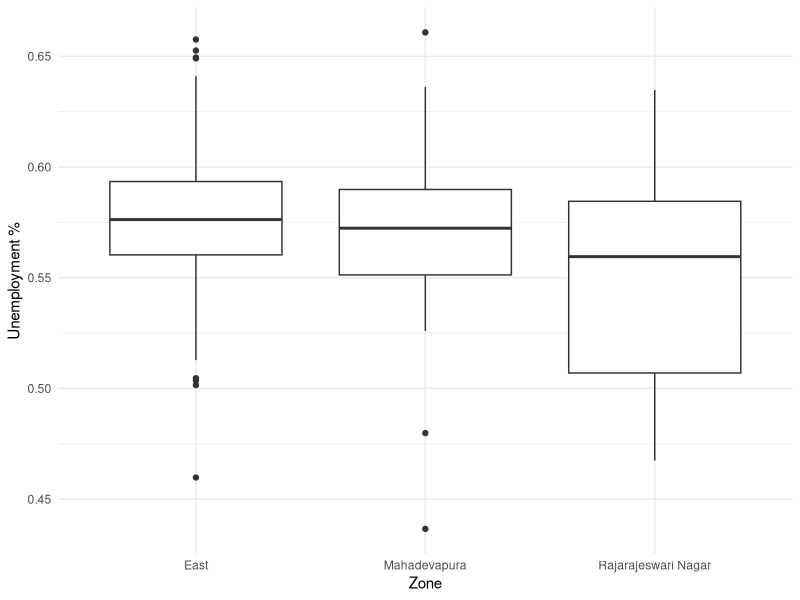
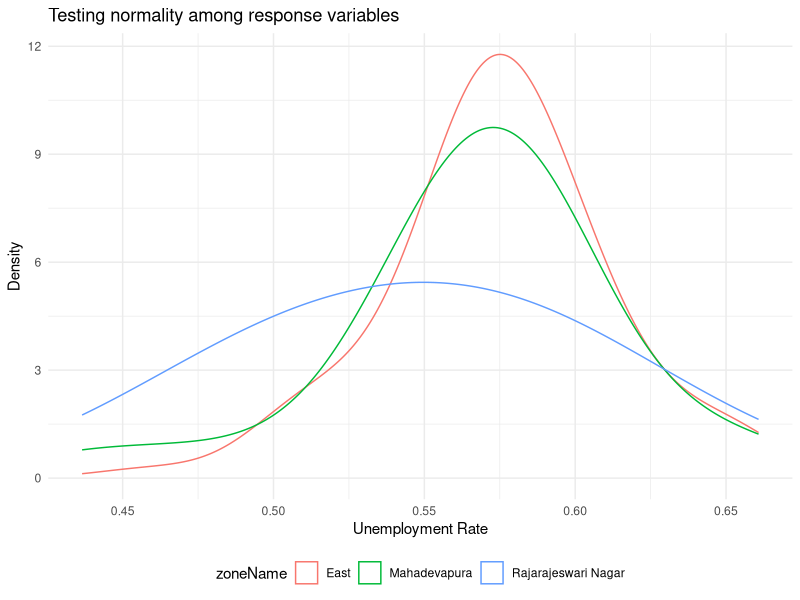
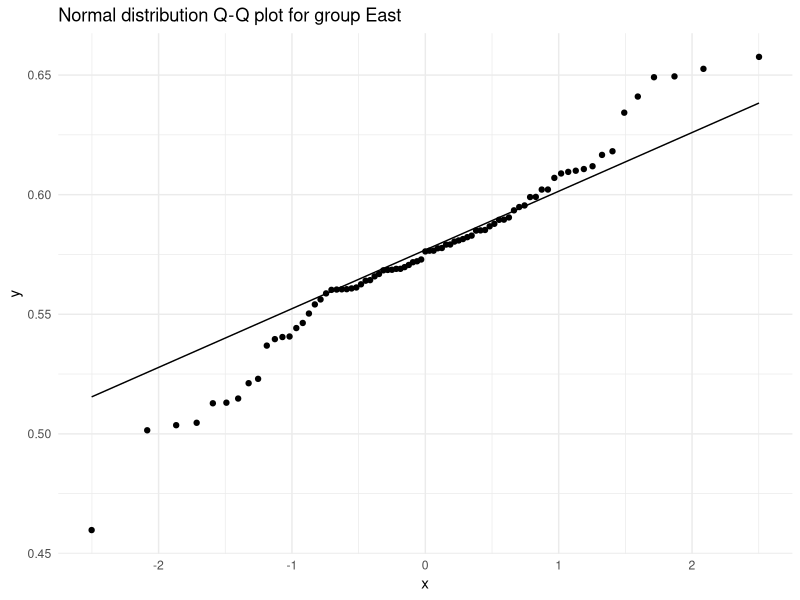
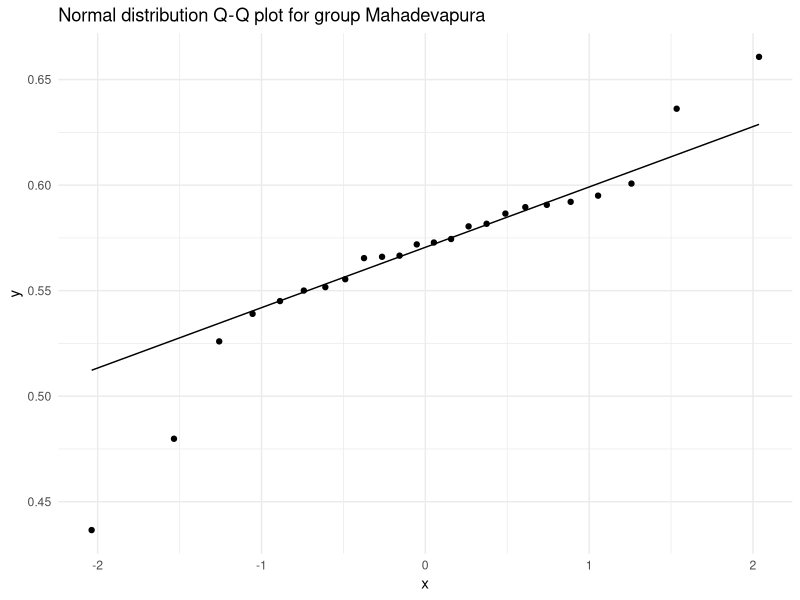
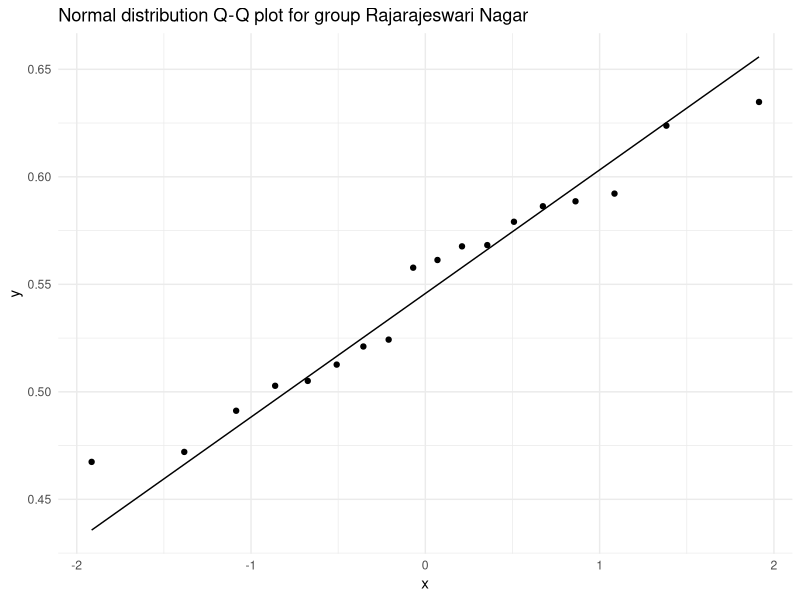
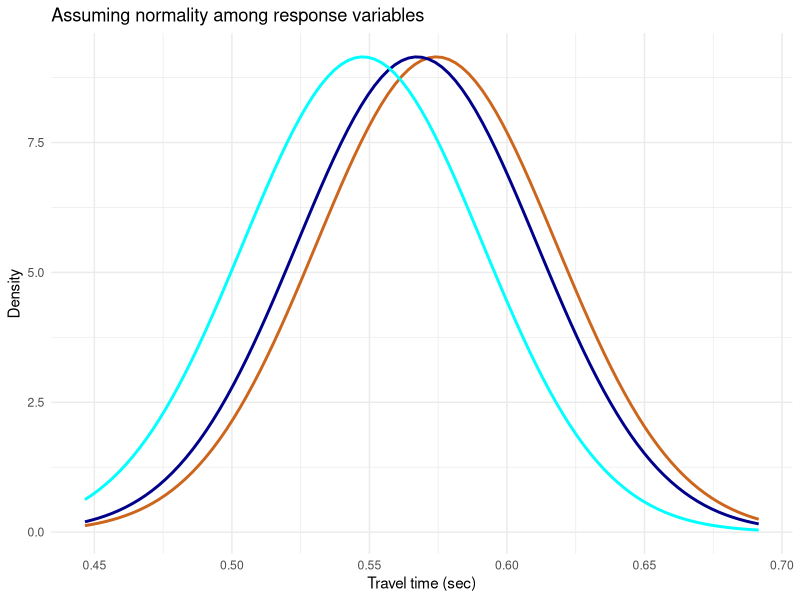
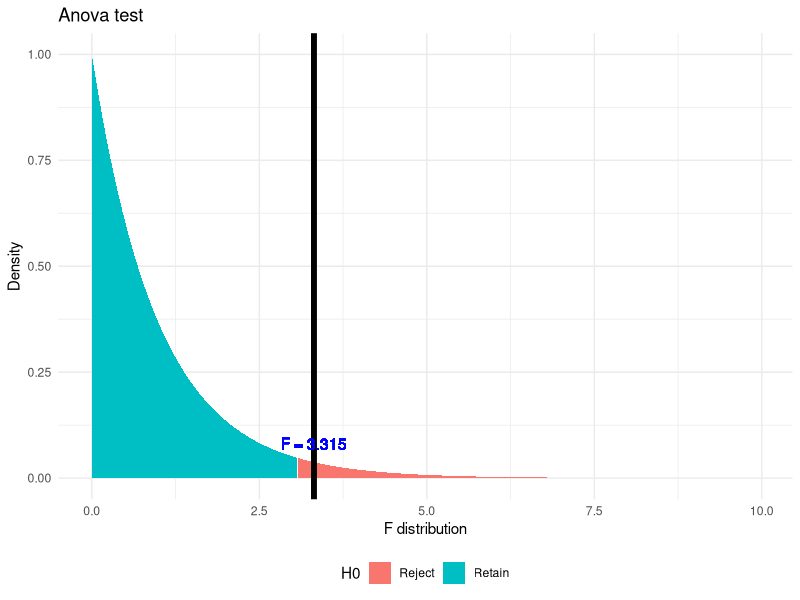
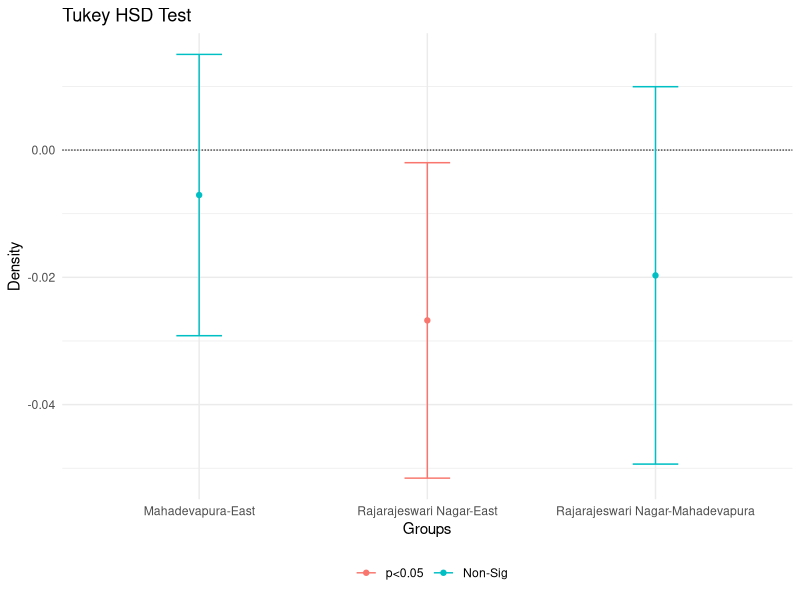

Generate these figures, in order, with R:
## ---- chunk 1
knitr::opts_chunk$set(
	echo = FALSE,
	message = FALSE,
	warning = FALSE
)
## ---- chunk 2
setwd("C:/Users/achyuthuni.harsha/Documents/IIMB")
library(tidyverse)
library(e1071)
unemployment <- read_csv('Unemployment_Rate_Bengaluru_ason_01-03-2011_1.csv')
colnames(unemployment) <- c('cityName', 'zoneName', 'wardName', 'wardNo', 'unemployed.no', 'employed.no', 'total.labour')
unemployment <- unemployment %>% mutate(rate = unemployed.no/total.labour) %>% filter(zoneName %in% c('East', 'Mahadevapura', 'Rajarajeswari Nagar'))
dplyr::sample_n(unemployment, 5)
## ---- chunk 3
ggplot(unemployment, aes(x=zoneName, y= rate, group = zoneName)) + 
  geom_boxplot() +
  labs(x='Zone', y='Unemployment %') + 
  theme_minimal()
## ---- chunk 4
data.summary <- unemployment %>% 
  rename(group = zoneName) %>% 
  group_by(group) %>% 
  summarise(count = n(), 
            mean = mean(rate),
            sd = sd(rate),
            skewness = skewness(rate),
            kurtosis = kurtosis(rate))
data.summary
## ---- chunk 5
ggplot() + 
  geom_density(data=unemployment, aes(x=rate, group=zoneName, color=zoneName), adjust=2) +
  labs(x = 'Unemployment Rate', y='Density',  title = 'Testing normality among response variables') +
  theme_minimal()+theme(legend.position="bottom")
## ---- chunk 6
for(i in 1:nrow(data.summary)){
  test.dist <- (unemployment %>% dplyr::filter(zoneName == data.summary$group[i]))$rate
  cat('Testing for group ', data.summary$group[i], '\n')
  print(shapiro.test(test.dist))
  norm.plot <- ggplot() + 
    geom_qq(aes(sample = test.dist)) +
    stat_qq_line(aes(sample = test.dist)) +
    ggtitle(paste0("Normal distribution Q-Q plot for group ",data.summary$group[i])) +
    theme_minimal()
  plot(norm.plot)
}
## ---- chunk 7
plot.normal.groups <- function(data.summary, mean, sd, label, title){
  common.group.sd <- mean(data.summary$sd)
  range <- seq(mean-3*sd, mean+3*sd, by = sd*0.001)
  norm.dist <- data.frame(range = range, dist = dnorm(x = range, mean = mean, sd = sd))
  # Plotting sampling distribution and x_bar value with cutoff
  norm.aov.plot <- ggplot(data = norm.dist, aes(x = range,y = dist))
  for (i in 1:nrow(data.summary)) {
    norm.aov.plot <- norm.aov.plot + 
      stat_function(fun = dnorm, color=colors()[sample(50:100, 1)],  size = 1, 
                    args = list(mean = data.summary$mean[i], sd = common.group.sd))
  }
  norm.aov.plot + labs(x = label, y='Density',  title = title) +
      theme_minimal()+theme(legend.position="bottom")
}
set.seed(9)
mean <- mean(unemployment$rate)
sd <- sd(unemployment$rate)
plot.normal.groups(data.summary, mean, sd, 'Travel time (sec)', 'Assuming normality among response variables')
## ---- chunk 8
# Functions used in anova-test

f.plot <- function(pop.mean=0, alpha = 0.05, f, df1, df2,
                              label = 'F distribution',title = 'Anova test'){
  # Creating a sample F distribution
  range <- seq(qf(0.0001, df1, df2), qf(0.9999, df1, df2), by = (qf(0.9999, df1, df2)-qf(0.0001, df1, df2))*0.001)
  f.dist <- data.frame(range = range, dist = df(x = range, ncp = pop.mean, df1 = df1, df2 = df2)) %>% 
    dplyr::mutate(H0 = if_else(range <= qf(p = 1-alpha, ncp = pop.mean, df1 = df1,df2 = df2),'Retain', 'Reject'))
  # Plotting sampling distribution and F value with cutoff
  plot.test <- ggplot(data = f.dist, aes(x = range,y = dist)) +
    geom_area(aes(fill = H0)) +
    scale_color_manual(drop = TRUE, values = c('Retain' = "#00BFC4", 'Reject' = "#F8766D"), aesthetics = 'fill') +
    geom_vline(xintercept = f, size = 2) +
    geom_text(aes(x = f, label = paste0('F = ', round(f,3)), y = mean(dist)), colour="blue", vjust = 1.2) +
    labs(x = label, y='Density',  title = title) +
    theme_minimal()+theme(legend.position="bottom")
  plot(plot.test)
}
## ---- chunk 9
anva <- aov(rate ~ zoneName, unemployment)
anova.summary <- summary(anva)
print(anova.summary)
f.plot(f = anova.summary[[1]]$F[1], df1 = anova.summary[[1]]$Df[1], df2 = anova.summary[[1]]$Df[2])
## ---- chunk 10
tukey.test <- TukeyHSD(anva)
print(tukey.test)

# Plot pairwise TukeyHSD comparisons and color by significance level
tukey.df <- as.data.frame(tukey.test$zoneName)
tukey.df$pair = rownames(tukey.df)
ggplot(tukey.df, aes(colour=cut(`p adj`, c(0, 0.01, 0.05, 1), 
                           label=c("p<0.01","p<0.05","Non-Sig")))) +
  geom_hline(yintercept=0, lty="11", colour="grey30") +
  geom_errorbar(aes(pair, ymin=lwr, ymax=upr), width=0.2) +
  geom_point(aes(pair, diff)) +
  labs(x = 'Groups', y='Density',  colour="", title = 'Tukey HSD Test') +
    theme_minimal()+theme(legend.position="bottom")
